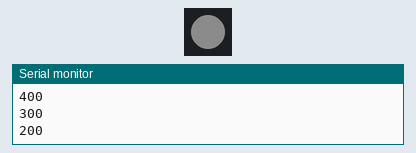
Bench run of a sketch on a simulated Arduino Uno, built with avr-gcc and run on an emulated ATmega328P. Parts: 1 RGB LEDs in strip order, left to right, the last lines printed to the serial monitor. Wiring (inferred from the names in the program): PCA9685 PWM driver at I2C address 0x40. Dim RGB values are drawn brighter than linear.

Above: at 15.2 s.
At 17.2 s:
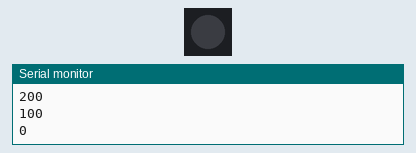
At 18.2 s:
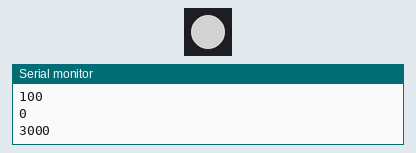
Timing chart, 0 to 19.7 s (numbered marks = the images above):
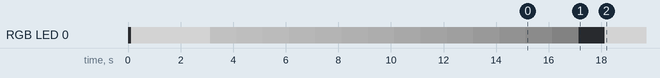

The sketch:

pca9685.ino
```cpp
#include <Wire.h>

#define PCA9685_ADDRESS 0x40
#define LINE1_ON_L 0x6
#define LINE1_ON_H 0x7
#define LINE1_OFF_L 0x8
#define LINE1_OFF_H 0x9
#define PCA9685_PRESCALE 0xFE

#define PRE_SCALE    0xFE

#define FREQUENCY   500
#define ADDRESS     0x40


#define PCA9685_I2C_BASE_ADDRESS 0x40
#define PCA9685_MODE1 0x00 // location for Mode1 register address
#define PCA9685_MODE2 0x01 // location for Mode2 reigster address

void writeRegister(int regAddress, byte data) {
  Wire.beginTransmission(0x40);
  Wire.write(regAddress);
  Wire.write(data);
  Wire.endTransmission();
}

void writeData(int number, word duration)
{
    Wire.beginTransmission(0x40);
    Wire.write(LINE1_ON_L + 4*number);
    Wire.write(lowByte(0));
    Wire.write(highByte(0));
    Wire.write(lowByte(duration));
    Wire.write(highByte(duration));
    Wire.endTransmission();
}

word readRegister(int regAddress) {

  word returnword = 0x00;
  Wire.beginTransmission(0x40);
  Wire.write(regAddress);
  Wire.endTransmission();
  Wire.requestFrom((int)0x40, 1);

//    int c=0;
  //Wait for our 2 bytes to become available
  while (Wire.available()) {
        //high byte
//        if (c==0)   { returnword = Wire.read() << 8; }
        //low byte
  //      if (c==1)   {
    returnword |= Wire.read();
    //}
        //c++;
    }

  return returnword;
}


uint16_t getFrequency()

{

  uint8_t prescale;

  Wire.beginTransmission(0x40);

  Wire.write((uint8_t)PCA9685_PRESCALE);

  Wire.endTransmission();

   Wire.requestFrom(0x40, 1);

  if (Wire.available())

  {

    prescale = Wire.read();


  }

  return round((float)25000000 / (float)(((long)prescale + 1) * (long)4096));

}

void setFreq(uint16_t freq) {
  uint8_t prescale = round(25000000.0f / (float) (freq * 4096L)) - 1;
  uint8_t oldmode = readRegister(PCA9685_MODE1);
  uint8_t newmode = (oldmode & 0x7F) | 0x10; // sleep
  writeRegister(PCA9685_MODE1, newmode); // go to sleep
  writeRegister(PRE_SCALE, prescale); // set the prescaler
  writeRegister(PCA9685_MODE1, oldmode);
  delay(5);
  writeRegister(PCA9685_MODE1, oldmode | 0xA1);

}

void setup()
{

   Wire.begin();
   Serial.begin(9600);
   delay(1);

  Serial.println(getFrequency());
  setFreq(500);
  delay(10);
  Serial.println(getFrequency());
  delay(1);
   writeRegister(PCA9685_MODE1, (byte)0x01); // reset the device
   Serial.println(readRegister(PCA9685_MODE1));
  delay(1);
   writeRegister(PCA9685_MODE1, (byte)B10100000);  // set up for auto increment
  delay(1);
   writeRegister(PCA9685_MODE2, (byte)0x10); // set to output
  delay(100);

  writeData(0, 2000);
   Serial.println(2000);
  delay(3000);

  for (int i = 0 ; i <= 14; i++) {    /* Low 1400 ~ 0 High*/
    writeData(0, 1400 - i * 100);
     Serial.println(1400 - i * 100);
    delay(1000);
  }

  writeData(0, 2000);
   Serial.println(3000);


}


void loop()
{


}
```

GY80.cc
```cpp
#include <Arduino.h>
#include "GY80.h"

GY80::GY80()
{
   m_scale = 1;
   //a_scale = 0;
   g_scale = 1;
   //m_scale_z = 1;//처음에는 g_scale_z였다.헤더에도 없는거 보니 m scale z라고 판단 하였다.
   m_scale_values[0] = 0;
   m_scale_values[1] = 0.0909090909090909;
   m_scale_values[2] = 0.1169590643274854;
   m_scale_values[3] = 0.1492537313432836;
   m_scale_values[4] = 0.2222222222222222;
   m_scale_values[5] = 0.25;
   m_scale_values[6] = 0.303030303030303;
   m_scale_values[7] = 0.4347826086956522;
   m_scale_values_z[0] = 0;
   m_scale_values_z[1] = (float)100 / 980;
   m_scale_values_z[2] = (float)100 / 760;
   m_scale_values_z[3] = (float)100 / 600;
   m_scale_values_z[4] = (float)100 / 400;
   m_scale_values_z[5] = (float)100 / 355;
   m_scale_values_z[6] = (float)100 / 295;
   m_scale_values_z[7] = (float)100 / 205;
   g_scale_values[0] = 0.007629;
   g_scale_values[1] = 0.015259;
   g_scale_values[2] = 0.061035;
   p_oss = 0;
}


void GY80::begin()
{
   Wire.begin();
   m_init();
   a_init();
   g_init();
   p_init();
}

GY80_raw GY80::read_raw()
{
   GY80_single_raw single;
   GY80_raw raw;

   single = m_read_raw();
   raw.m_x = single.x;
   raw.m_y = single.y;
   raw.m_z = single.z;

   single = g_read_raw();
   raw.g_x = single.x;
   raw.g_y = single.y;
   raw.g_z = single.z;

   single = a_read_raw();
   raw.a_x = single.x;
   raw.a_y = single.y;
   raw.a_z = single.z;

   raw.p = p_read_raw();
   raw.t = t_read_raw();

   return raw;
}
GY80_scaled GY80::read_scaled()
{
   GY80_single_scaled single;
   GY80_scaled scaled;

   single = m_read_scaled();
   scaled.m_x = single.x;
   scaled.m_y = single.y;
   scaled.m_z = single.z;

   single = g_read_scaled();
   scaled.g_x = single.x;
   scaled.g_y = single.y;
   scaled.g_z = single.z;

   single = a_read_scaled();
   scaled.a_x = single.x;
   scaled.a_y = single.y;
   scaled.a_z = single.z;

   scaled.p = p_read_scaled();
   scaled.t = t_read_scaled();

   return scaled;
}
//######################################################### MAGNETOMETER CODE
void GY80::m_init()
{
   m_set_scale(GY80_m_scale_8_1);
   m_set_mode(GY80_m_mode_continous);
}

GY80_single_raw GY80::m_read_raw()
{
   uint8_t* buffer = read(GY80_dev_m, GY80_m_reg_data, 6);
   GY80_single_raw raw;
   raw.x = (buffer[0] << 8) | buffer[1];
   raw.z = (buffer[2] << 8) | buffer[3];
   raw.y = (buffer[4] << 8) | buffer[5];
   return raw;
}

GY80_single_scaled GY80::m_read_scaled()
{
   GY80_single_raw raw = m_read_raw();
   GY80_single_scaled scaled;
   scaled.x = raw.x * m_scale;
   scaled.y = raw.y * m_scale;
   scaled.z = raw.z * m_scale_z;
   return scaled;
}

void GY80::m_set_scale(uint8_t scale)
{
   scale &= 0x07; //only lower 3 bits
   m_scale = m_scale_values[scale];
   m_scale_z = m_scale_values_z[scale];
   write(GY80_dev_m, GY80_m_reg_cfgB, (scale << 5));
}

void GY80::m_set_mode(uint8_t mode)
{
   write(GY80_dev_m, GY80_m_reg_mode, mode);
}

//######################################################### ACCELEROMETER CODE
void GY80::a_init()
{
   write(GY80_dev_a, GY80_a_reg_pwrctrl, 0x00);
   write(GY80_dev_a, GY80_a_reg_pwrctrl, 0x10);
   write(GY80_dev_a, GY80_a_reg_pwrctrl, 0x08);
   a_set_scale(GY80_a_scale_16);
   a_set_bw(GY80_a_bw_12_5);
}

void GY80::a_set_scale(uint8_t scale)
{
   uint8_t format = *read(GY80_dev_a, GY80_a_reg_format, 1);

   scale &= 0x03;
   format &= ~0x0F;
   format |= scale;
   format |= 0x08;

   write(GY80_dev_a, GY80_a_reg_format, format);
}

void GY80::a_set_bw(uint8_t bw)
{
   bw &= 0x0F;
   write(GY80_dev_a, GY80_a_reg_bw, bw);
}

GY80_single_raw GY80::a_read_raw()
{
   GY80_single_raw raw;
   uint8_t * buf;
   buf = read(GY80_dev_a, GY80_a_reg_data, 6); //read the acceleration data from the ADXL345

                                    // each axis reading comes in 10 bit resolution, ie 2 bytes.  Least Significat Byte first!!
                                    // thus we are converting both bytes in to one int
   raw.x = (((int16_t)buf[1]) << 8) | buf[0];
   raw.y = (((int16_t)buf[3]) << 8) | buf[2];
   raw.z = (((int16_t)buf[5]) << 8) | buf[4];
   return raw;
}

GY80_single_scaled GY80::a_read_scaled()
{
   GY80_single_scaled scaled;
   GY80_single_raw raw = a_read_raw();

   scaled.x = raw.x * GY80_a_scale;
   scaled.y = raw.y * GY80_a_scale;
   scaled.z = raw.z * GY80_a_scale;
   return scaled;
}
//######################################################### GYROMETER CODE
void GY80::g_init()
{
   write(GY80_dev_g, GY80_g_reg_ctrl1, 0x0F); //power on, enable x,y,z
   write(GY80_dev_g, GY80_g_reg_ctrl2, 0x00);
   write(GY80_dev_g, GY80_g_reg_ctrl3, 0x00);
   write(GY80_dev_g, GY80_g_reg_ctrl5, 0x00);
   g_set_scale(GY80_g_scale_2000);
}

void GY80::g_set_scale(uint8_t scale)
{
   switch (scale)
   {
   case GY80_g_scale_250:
      g_scale = g_scale_values[0];
      break;
   case GY80_g_scale_500:
      g_scale = g_scale_values[1];
      break;
   case GY80_g_scale_2000:
      g_scale = g_scale_values[2];
      break;
   default:
      scale = GY80_g_scale_2000;
      g_scale = g_scale_values[2];
      break;
   }
   write(GY80_dev_g, GY80_g_reg_ctrl4, scale);
}

GY80_single_raw GY80::g_read_raw()
{
   uint8_t buffer[6];

   for (uint8_t i = 0; i<6; i++)
   {
      buffer[i] = *read(GY80_dev_g, GY80_g_reg_datax + i, 1);
   }
   GY80_single_raw raw;
   raw.x = (buffer[1] << 8) | buffer[0];
   raw.y = (buffer[3] << 8) | buffer[2];
   raw.z = (buffer[5] << 8) | buffer[4];
   return raw;
}

GY80_single_scaled GY80::g_read_scaled()
{
   GY80_single_raw raw = g_read_raw();
   GY80_single_scaled scaled;
   scaled.x = raw.x * g_scale;
   scaled.y = raw.y * g_scale;
   scaled.z = raw.z * g_scale;
   return scaled;
}

//######################################################### BAROMETER CODE

void GY80::p_init()
{
   //Wire.begin();
   uint8_t * ptr;

   ptr = read(GY80_dev_p, 0xAA, 22);
   p_calib.ac1 = (ptr[0] << 8) | ptr[1];
   p_calib.ac2 = (ptr[2] << 8) | ptr[3];
   p_calib.ac3 = (ptr[4] << 8) | ptr[5];
   p_calib.ac4 = (ptr[6] << 8) | ptr[7];
   p_calib.ac5 = (ptr[8] << 8) | ptr[9];
   p_calib.ac6 = (ptr[10] << 8) | ptr[11];
   p_calib.b1 = (ptr[12] << 8) | ptr[13];
   p_calib.b2 = (ptr[14] << 8) | ptr[15];
   p_calib.mb = (ptr[16] << 8) | ptr[17];
   p_calib.mc = (ptr[18] << 8) | ptr[19];
   p_calib.md = (ptr[20] << 8) | ptr[21];

   t_read_scaled();
}

uint32_t GY80::p_read_raw()
{

   uint8_t *buffer;
   uint32_t up = 0;

   // Write 0x34+(OSS<<6) into register 0xF4
   // Request a pressure reading w/ oversampling setting
   write(GY80_dev_p, 0xF4, (0x34 + (p_oss << 6)));

   // Wait for conversion, delay time dependent on OSS
   delay(2 + (3 << p_oss));

   // Read register 0xF6 (MSB), 0xF7 (LSB), and 0xF8 (XLSB)
   buffer = read(GY80_dev_p, 0xF6, 3);

   up = (((unsigned long)buffer[0] << 16) | ((unsigned long)buffer[1] << 8) | (unsigned long)buffer[2]) >> (8 - p_oss);

   return up;
}

float GY80::p_read_scaled()
{
   long x1, x2, x3, b3, b6, p;
   unsigned long b4, b7;

   uint32_t up = p_read_raw();

   b6 = p_calib.b5 - 4000;
   // Calculate B3
   x1 = (p_calib.b2 * (b6 * b6) >> 12) >> 11;
   x2 = (p_calib.ac2 * b6) >> 11;
   x3 = x1 + x2;
   b3 = (((((long)p_calib.ac1) * 4 + x3) << p_oss) + 2) >> 2;

   // Calculate B4
   x1 = (p_calib.ac3 * b6) >> 13;
   x2 = (p_calib.b1 * ((b6 * b6) >> 12)) >> 16;
   x3 = ((x1 + x2) + 2) >> 2;
   b4 = (p_calib.ac4 * (unsigned long)(x3 + 32768)) >> 15;

   b7 = ((unsigned long)(up - b3) * (50000 >> p_oss));
   if (b7 < 0x80000000)
      p = (b7 << 1) / b4;
   else
      p = (b7 / b4) << 1;

   x1 = (p >> 8) * (p >> 8);
   x1 = (x1 * 3038) >> 16;
   x2 = (-7357 * p) >> 16;
   p += (x1 + x2 + 3791) >> 4;

   float temp = ((float)p) / 100000.0;
   return temp;
}

float GY80::p_read_altitude()
{
   float A = p_read_scaled() / 1.01325;
   float B = 1 / 5.25588;
   float C = pow(A, B);
   C = 1 - C;
   C = C / 0.0000225577;

   return C;
}

uint16_t GY80::t_read_raw()
{
   uint16_t ut;
   uint8_t *buffer;

   // Write 0x2E into Register 0xF4
   // This requests a temperature reading
   write(GY80_dev_p, 0xF4, 0x2E);

   // Wait at least 4.5ms
   delay(5);

   buffer = read(GY80_dev_p, 0xF6, 2);
   // Read two bytes from registers 0xF6 and 0xF7
   ut = (buffer[0] << 8) | buffer[1];
   return ut;
}

float GY80::t_read_scaled()
{
   uint16_t ut = t_read_raw();
   long x1, x2;

   x1 = (((long)ut - (long)p_calib.ac6)*(long)p_calib.ac5) >> 15;
   x2 = ((long)p_calib.mc << 11) / (x1 + p_calib.md);
   p_calib.b5 = x1 + x2;

   float temp = ((p_calib.b5 + 8) >> 4);
   temp = temp / 10;

   return temp;
}

//######################################################### I2C CODE
void GY80::write(uint8_t device, uint8_t address, uint8_t data)
{
   Wire.beginTransmission(device);
   Wire.write(address);
   Wire.write(data);
   Wire.endTransmission();
}

uint8_t* GY80::read(uint8_t device, uint8_t address, uint8_t length)
{
   Wire.beginTransmission(device);
   Wire.write(address);
   Wire.endTransmission();

   //Wire.beginTransmission(device);
   Wire.requestFrom(device, length);
   uint8_t buffer[length];
   while (Wire.available()<length);
   if (Wire.available() == length)
   {
      for (uint8_t i = 0; i < length; i++)
      {
         buffer[i] = Wire.read();
      }
   }
   Wire.endTransmission();

   return buffer;
}

GY80_base_scaled GY80::cal_gryo_avg()
{
   GY80_scaled scale;
   GY80_base_scaled b_scale;
   GY80_single_scaled gryo_sum_scale, acc_sum_scale;

   for (int i = 0; i < AVGCNT; i++) {
      scale = read_scaled();

      acc_sum_scale.x += scale.a_x;
      acc_sum_scale.y += scale.a_y;
      acc_sum_scale.z += scale.a_z;

      gryo_sum_scale.x += scale.g_x;
      gryo_sum_scale.y += scale.g_y;
      gryo_sum_scale.z += scale.g_z;

      delay(100);
   }

   b_scale.b_a_x = acc_sum_scale.x / AVGCNT;
   b_scale.b_a_y = acc_sum_scale.y / AVGCNT;
   b_scale.b_a_z = acc_sum_scale.z / AVGCNT;

   b_scale.b_g_x = gryo_sum_scale.x / AVGCNT;
   b_scale.b_g_y = gryo_sum_scale.y / AVGCNT;
   b_scale.b_g_z = gryo_sum_scale.z / AVGCNT;

   return b_scale;
}

unsigned long GY80::init_time()
{
   return millis();
}

GY80_time_scale GY80::cal_time(unsigned long start)
{
   GY80_time_scale t_scale;
   t_scale.t_start = start;
   t_scale.t_end = millis();

   t_scale.t_diff = (t_scale.t_end - t_scale.t_start) / 1000.0;

   t_scale.t_start = t_scale.t_end;

   return t_scale;
}
```

GY80.h
```cpp
#ifndef GY80_H
#define GY80_H

#include <Arduino.h>
#include <Wire.h>

#define GY80_dev_m 0x1E
#define GY80_dev_a 0x53
#define GY80_dev_g 0x69
#define GY80_dev_p 0x77

#define GY80_m_reg_cfgA 0x00
#define GY80_m_reg_cfgB 0x01
#define GY80_m_reg_mode 0x02
#define GY80_m_reg_data 0x03
#define GY80_m_mode_continous 0x00
#define GY80_m_mode_single 0x01
#define GY80_m_mode_idle 0x03
#define GY80_m_scale_0_88 0x00
#define GY80_m_scale_1_3 0x01
#define GY80_m_scale_1_9 0x02
#define GY80_m_scale_2_5 0x03
#define GY80_m_scale_4_0 0x04
#define GY80_m_scale_4_7 0x05
#define GY80_m_scale_5_6 0x06
#define GY80_m_scale_8_1 0x07

#define GY80_g_reg_ctrl1 0x20
#define GY80_g_reg_ctrl2 0x21
#define GY80_g_reg_ctrl3 0x22
#define GY80_g_reg_ctrl4 0x23
#define GY80_g_reg_ctrl5 0x24
#define GY80_g_reg_datax 0x28
#define GY80_g_reg_datay 0x2A
#define GY80_g_reg_dataz 0x2C
#define GY80_g_scale_250 0x00
#define GY80_g_scale_500 0x10
#define GY80_g_scale_2000 0x30

#define GY80_a_reg_pwrctrl 0x2D
#define GY80_a_reg_data 0x32
#define GY80_a_reg_format 0x31
#define GY80_a_reg_bw 0x2C
#define GY80_a_bw_3200 0b1111 // 1600Hz Bandwidth   140µA IDD
#define GY80_a_bw_1600 0b1110 //  800Hz Bandwidth    90µA IDD
#define GY80_a_bw_800  0b1101 //  400Hz Bandwidth   140µA IDD
#define GY80_a_bw_400  0b1100 //  200Hz Bandwidth   140µA IDD
#define GY80_a_bw_200  0b1011 //  100Hz Bandwidth   140µA IDD
#define GY80_a_bw_100  0b1010 //   50Hz Bandwidth   140µA IDD
#define GY80_a_bw_50   0b1001 //   25Hz Bandwidth    90µA IDD
#define GY80_a_bw_25   0b1000 // 12.5Hz Bandwidth    60µA IDD
#define GY80_a_bw_12_5 0b0111 // 6.25Hz Bandwidth    50µA IDD
#define GY80_a_bw_6_25 0b0110 // 3.13Hz Bandwidth    45µA IDD
#define GY80_a_bw_3_13 0b0101 // 1.56Hz Bandwidth    40µA IDD
#define GY80_a_bw_1_56 0b0100 // 0.78Hz Bandwidth    34µA IDD
#define GY80_a_bw_0_78 0b0011 // 0.39Hz Bandwidth    23µA IDD
#define GY80_a_bw_0_39 0b0010 // 0.20Hz Bandwidth    23µA IDD
#define GY80_a_bw_0_20 0b0001 // 0.10Hz Bandwidth    23µA IDD
#define GY80_a_bw_0_10 0b0000  // 0.05Hz Bandwidth    23µA IDD (default value)
#define GY80_a_scale 0.004
#define GY80_a_scale_2 0x00
#define GY80_a_scale_4 0x01
#define GY80_a_scale_8 0x02
#define GY80_a_scale_16 0x03
#define AVGCNT 10


struct GY80_scaled
{
   float a_x;
   float a_y;
   float a_z;

   float m_x;
   float m_y;
   float m_z;

   float g_x;
   float g_y;
   float g_z;

   float p;
   float t;
};

struct GY80_raw
{
   int16_t a_x;
   int16_t a_y;
   int16_t a_z;

   int16_t m_x;
   int16_t m_y;
   int16_t m_z;

   int16_t g_x;
   int16_t g_y;
   int16_t g_z;

   uint32_t p;
   uint16_t t;
};

struct GY80_single_raw
{
   int16_t x;
   int16_t y;
   int16_t z;
};

struct GY80_single_scaled
{
   float x;
   float y;
   float z;
};

struct GY80_p_calibration_type
{
   int ac1;
   int ac2;
   int ac3;
   unsigned int ac4;
   unsigned int ac5;
   unsigned int ac6;
   int b1;
   int b2;
   int mb;
   int mc;
   int md;
   long b5;
};
struct GY80_base_scaled
{
   float b_a_x;
   float b_a_y;
   float b_a_z;

   float b_g_x;
   float b_g_y;
   float b_g_z;


};

struct GY80_time_scale
{
   unsigned long t_start;
   unsigned long t_end;

   float t_diff;
};

class GY80
{
public:
   GY80();

   void begin();

   GY80_raw read_raw();
   GY80_scaled read_scaled();

   //magnetometer HMC5883L
   void m_set_mode(uint8_t mode);
   void m_set_scale(uint8_t scale);
   GY80_single_raw m_read_raw();
   GY80_single_scaled m_read_scaled();
   //accelerometer
   void a_set_scale(uint8_t scale);
   void a_set_bw(uint8_t bw);
   GY80_single_raw a_read_raw();
   GY80_single_scaled a_read_scaled();
   //gyro
   void g_set_scale(uint8_t scale);
   GY80_single_raw g_read_raw();
   GY80_single_scaled g_read_scaled();
   //pressure
   uint32_t p_read_raw();
   float p_read_scaled();
   float p_read_altitude();
   //temperature
   uint16_t t_read_raw();
   float t_read_scaled();

   GY80_base_scaled cal_gryo_avg();

   unsigned long init_time();
   GY80_time_scale cal_time(unsigned long);


protected:
   void m_init();
   void a_init();
   void g_init();
   void p_init();

   void write(uint8_t device, uint8_t address, uint8_t data);
   uint8_t* read(uint8_t device, uint8_t address, uint8_t length);

private:
   float m_scale;
   float m_scale_values[8];
   float m_scale_z;
   float m_scale_values_z[8];
   float g_scale;
   float g_scale_values[3];
   unsigned char p_oss;
   GY80_p_calibration_type p_calib;
};


#endif // GY80_H
```

Measured:
- by itself, RGB LED 0: off → RGB(125, 125, 125) at 0.13 s, → RGB(87, 87, 87) 3.0 s later, → RGB(81, 81, 81) 1.0 s later, → RGB(75, 75, 75) 1.0 s later, … (17 changes in this stretch)
